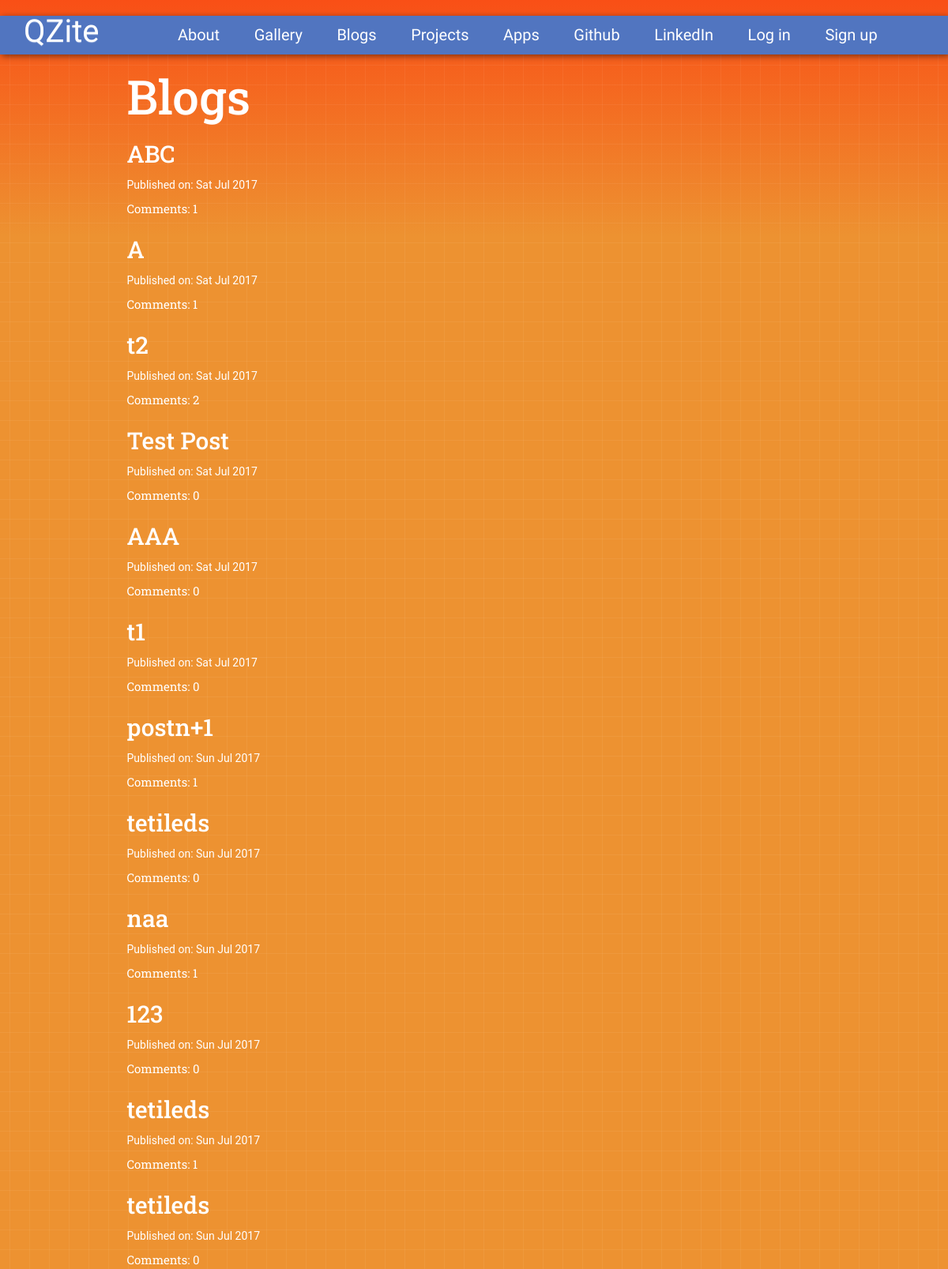
The app's page /blog/blog/, older data.
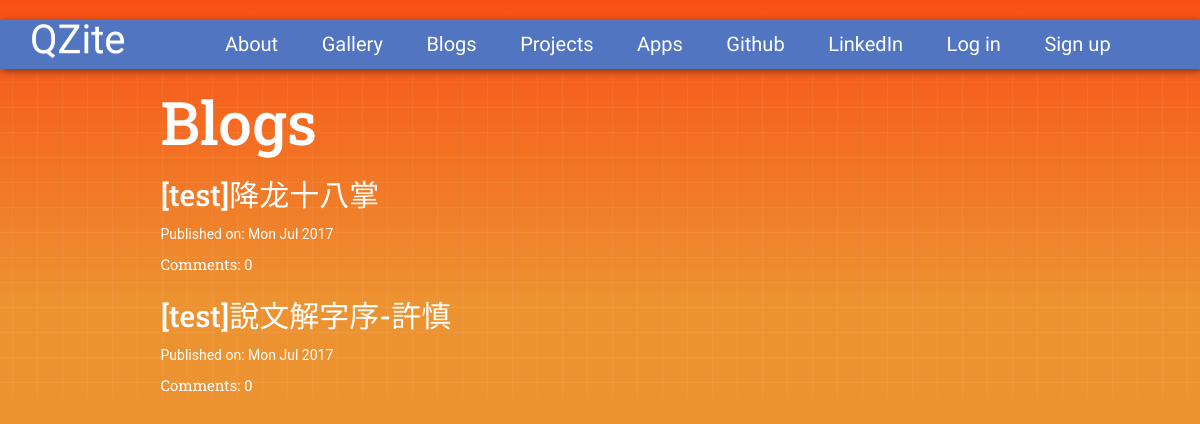
The same page, newer data.
### blog/models.py (models this page shows, shortened)
class Post(models.Model):
    author = models.ForeignKey('auth.User')
    title = models.CharField(max_length=200)
    text = models.TextField()
    created_date = models.DateTimeField(default = timezone.now)
    published_date = models.DateTimeField(blank=True, null = True)
    def approve_comments(self):
        return self.comments.filter(approved_comment = True)

### blog/views.py (the view)
class PostListView(ListView):
    model = Post
    def get_queryset(self):
        return Post.objects.filter(published_date__lte=timezone.now()).order_by('-published_date')

### blog/templates/blog/post_list.html
{% extends 'base.html' %}
{% block content %}
<h1 class="res1">Blogs</h1>
<div class="centerstage">
    {% for post in post_list %}
        <div class="post">
            <h1><a class="res2" href="{% url 'blog:post_detail' pk=post.pk %}">{{ post.title }}</a></h1>
            <div class="date">
                <p>Published on: {{ post.published_date|date:"D M Y"}}</p>
            </div>
            <a class="res2" style="font-size: 15px" href="{% url 'blog:post_detail' pk=post.pk %}">Comments: {{ post.approve_comments.count }}</a>
        </div>
    {% endfor %}
</div>
{% endblock %}

### templates/base.html (shortened to what this page needs)
<!DOCTYPE html>
{% load staticfiles %}
<html>
<head>
  <link rel="stylesheet" href="https://maxcdn.bootstrapcdn.com/bootstrap/3.3.7/css/bootstrap.min.css">
  <link rel="stylesheet" href="https://maxcdn.bootstrapcdn.com/bootstrap/3.3.7/css/bootstrap-theme.min.css">
  <link rel="stylesheet" href="//cdn.jsdelivr.net/medium-editor/latest/css/medium-editor.min.css" type="text/css" media="screen" charset="utf-8">
  <link rel="stylesheet" href="{% static 'CSS/blog.css' %}">
  <link rel="stylesheet" href="{% static 'CSS/index.css' %}">
</head>
<body  >
  <div id = "content">
    <nav id="nav-2" class="loader">
      <a class='link-1 navbar-brand bigbrand' font-size = "40px" href="{% url 'home' %}">QZite</a>
      <a class="link-2 techfont" href="{% url 'blog:about'%}">About</a>
      <a class="link-2 techfont" href="{% url 'gallery'%}">Gallery</a>
      <a class="link-2 techfont" href="{% url 'blog:post_list'%}">Blogs</a>
      <a class="link-2 techfont" href="{% url 'blog:myproject_list'%}">Projects</a>
      <a class="link-2 techfont" href="{% url 'blog:apps_list'%}">Apps</a>
      <a class="link-2 techfont" href="https://github.com/zhao212">Github</a>
      <a class="link-2 techfont" href="https://www.linkedin.com/in/qiyue-zhao/">LinkedIn</a>
    {% if user.is_authenticated %}
    <a class="link-2 techfont" href="{% url 'blog:post_new' %}" >New Post</a>
    <a class="link-2 techfont" href="{% url 'blog:post_draft_list' %}">Drafts</a>
    <a class="link-2 techfont" href="{% url 'accounts:logout' %}" >Log out</a>
    <a class="link-1 navbar-right">Welcome: {{ user.username }}</a>
    {% else %}
    <a href="{% url 'accounts:login' %}" class="link-2 techfont">Log in</a>
    <a href="{% url 'accounts:signup' %}" class="link-2 techfont">Sign up</a>
    {% endif %}
  </nav>
  <div class="container" >
    <div class="row">
      <div class="col-md-8">
        <div class="blog_posts" >
          {% block content %}
          {% endblock %}
        </div>
      </div>
    </div>
  </div>
</div>
</body>
</html>

### blog/static/CSS/blog.css (style rules this page uses)
.techfont { font-family:'Righteous', cursive; font-size: 1.5em; margin-bottom: 10px; color: #ffffff; }
.bigbrand { font-family: 'Fascinate', cursive; font-size: 40px; style="color: #ffffff;" }
.res1 { font-family: 'Roboto Slab', serif; font-size: 60px; color: #ffffff; }
.res2 { font-family: 'Roboto Slab', serif; font-size: 30px; color: #ffffff; }
.centerstage { margin-left: auto; margin-right: auto; color: #ffffff; }
.loader { filter:hue-rotate(0deg); color:linear-gradient(45deg,#0f8,#08f); animation:hue 10000ms infinite linear; }
nav { margin-top: 20px; padding: 10px; text-align: center; box-shadow: 2px 2px 8px rgba(0, 0, 0, 0.5); }
#nav-2 { background: #5175C0; }
.link-1 { transition: 0.4s; color: #ffffff; text-decoration: none; padding: 0 10px; margin: 0 10px; }
.link-2 { transition: 0.4s; color: #ffffff; font-size: 20px; text-decoration: none; padding: 0 10px; margin: 0 10px; }
html { height: 100%; }
body { margin: 0; padding: 0; height: 100%; background-color: #ed9231; background-image: -webkit-linear-gradient(top, #f94f16, transparent); background-image: -moz-linear-gradient(top, #f94f16, transparent); background-image: -o-linear-gradient(top, #f94f16, transparent); background-image: linear-gradient(to bottom, #f94f16, transparent); background-repeat:no-repeat; background-size:100% 300px; }
#content { background-color: transparent; background-image:linear-gradient(0deg, transparent 24%, rgba(255, 255, 255, .05) 25%, rgba(255, 255, 255, .05) 26%, transparent 27%, transparent 74%, rgba(255, 255, 255, .05) 75%, rgba(255, 255, 255, .05) 76%, transparent 77%, transparent), linear-gradient(90deg, transparent 24%, rgba(255, 255, 255, .05) 25%, rgba(255, 255, 255, .05) 26%, transparent 27%, transparent 74%, rgba(255, 255, 255, .05) 75%, rgba(255, 255, 255, .05) 76%, transparent 77%, transparent) ; background-size:50px 50px; }

### blog/static/CSS/index.css (style rules this page uses)
html, body { height: 100%; padding: 0; margin: 0; font-family: 'Roboto', sans-serif; }

Row changes from the older to the newer data that the page shows:
removed Post: title "ABC", published_date "Sat Jul 2017", approve_comments.count "1"
removed Post: title "A", published_date "Sat Jul 2017", approve_comments.count "1"
removed Post: title "t2", published_date "Sat Jul 2017", approve_comments.count "2"
removed Post: title "Test Post", published_date "Sat Jul 2017", approve_comments.count "0"
removed Post: title "AAA", published_date "Sat Jul 2017", approve_comments.count "0"
removed Post: title "t1", published_date "Sat Jul 2017", approve_comments.count "0"
removed Post: title "postn+1", published_date "Sun Jul 2017", approve_comments.count "1"
removed Post: title "tetileds", published_date "Sun Jul 2017", approve_comments.count "0"
removed Post: title "naa", published_date "Sun Jul 2017", approve_comments.count "1"
removed Post: title "123", published_date "Sun Jul 2017", approve_comments.count "0"
removed Post: title "tetileds", published_date "Sun Jul 2017", approve_comments.count "1"
removed Post: title "tetileds", published_date "Sun Jul 2017", approve_comments.count "0"
added Post: title "[test]降龙十八掌", published_date "Mon Jul 2017", approve_comments.count "0"
added Post: title "[test]說文解字序-許慎", published_date "Mon Jul 2017", approve_comments.count "0"
